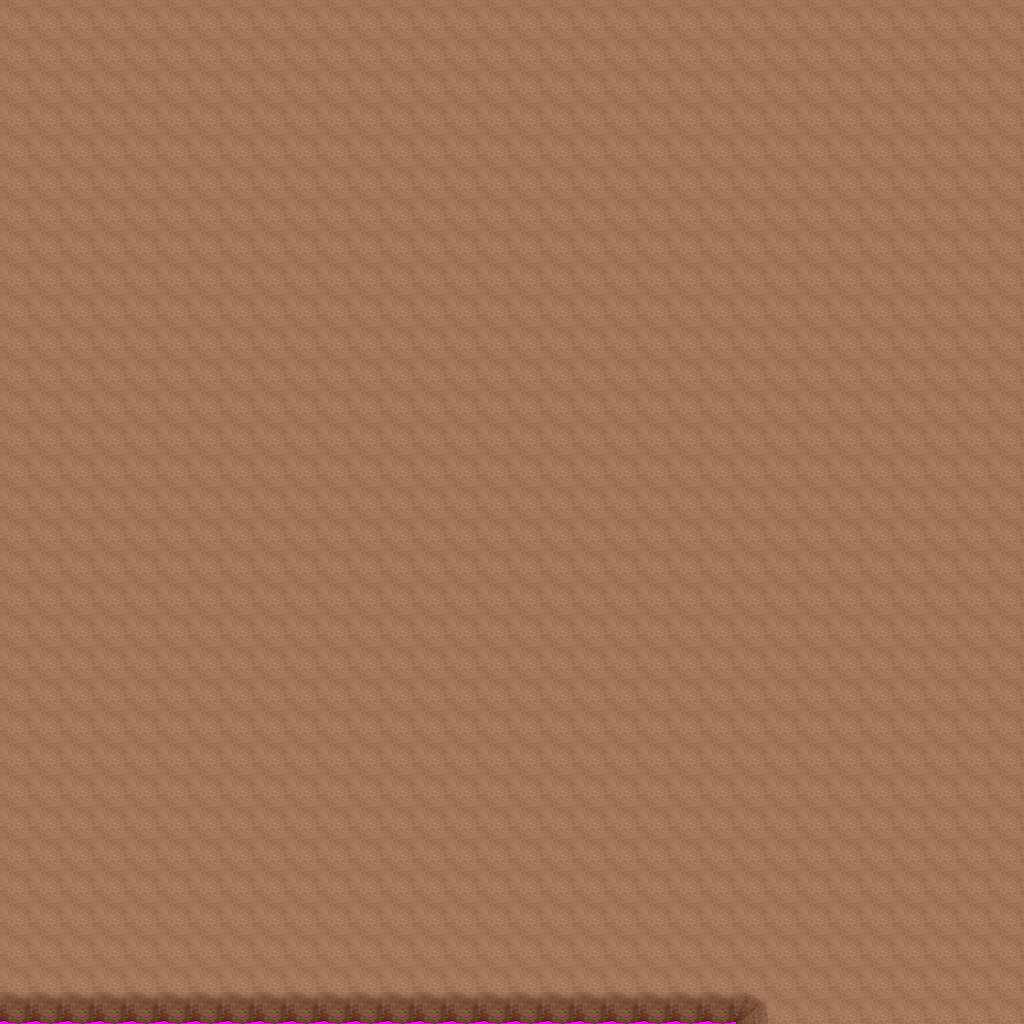

Tiled map render using the project's own tile images. Description and the map definition, with tile-layer contents summarised, below:
An orthogonal 32x32 tile map with 32x32 px tiles, 7 tile layers (Ground, Objects, Above, Walkable, ...), 3 tilesets.

<map version="1.0" orientation="orthogonal" width="32" height="32" tilewidth="32" tileheight="32">
 <tileset firstgid="1" name="ground_brown" tilewidth="32" tileheight="32">
  <image source="../drawable/ground_brown.png" width="160" height="32" />
 </tileset>
 <tileset firstgid="6" name="building_wall_int_sandstone" tilewidth="32" tileheight="32">
  <image source="../drawable/building_wall_int_sandstone.png" width="96" height="160" />
 </tileset>
 <tileset firstgid="21" name="walkable_sentinel" tilewidth="32" tileheight="32">
  <image source="../drawable/walkable_sentinel.png" width="32" height="32" />
 </tileset>
 <layer name="Ground" width="32" height="32">
  <data>[1024 cells, 1024 non-empty, 1 distinct tile ids]</data>
 </layer>
 <layer name="Objects" width="32" height="32">
  <data>[1024 cells, 0 non-empty, 0 distinct tile ids]</data>
 </layer>
 <layer name="Above" width="32" height="32">
  <data>[1024 cells, 0 non-empty, 0 distinct tile ids]</data>
 </layer>
 <layer name="Walkable" width="32" height="32">
  <data>[1024 cells, 1024 non-empty, 1 distinct tile ids]</data>
 </layer>
 <layer name="Objects_stendhal" width="32" height="32">
  <data>[1024 cells, 1024 non-empty, 3 distinct tile ids]</data>
 </layer>
 <layer name="Above_stendhal" width="32" height="32">
  <data>[1024 cells, 0 non-empty, 0 distinct tile ids]</data>
 </layer>
 <layer name="Objects_stendhal2" width="32" height="32">
  <data>[1024 cells, 0 non-empty, 0 distinct tile ids]</data>
 </layer>
 <objectgroup name="Mapevents" width="32" height="32" />
 <objectgroup name="Spawn" width="32" height="32" />
 <objectgroup name="Keys" width="32" height="32" />
 <objectgroup name="Replace" width="32" height="32" />
</map>
